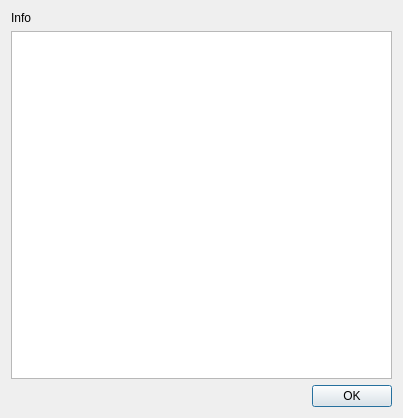
<?xml version="1.0" encoding="UTF-8"?>
<ui version="4.0">
 <class>AppInfo</class>
 <widget class="QDialog" name="AppInfo">
  <property name="geometry">
   <rect>
    <x>0</x>
    <y>0</y>
    <width>403</width>
    <height>418</height>
   </rect>
  </property>
  <property name="windowTitle">
   <string>App Information</string>
  </property>
  <layout class="QVBoxLayout" name="verticalLayout">
   <item>
    <widget class="QLabel" name="label">
     <property name="text">
      <string>Info</string>
     </property>
    </widget>
   </item>
   <item>
    <widget class="QListView" name="listView"/>
   </item>
   <item>
    <widget class="QDialogButtonBox" name="buttonBox">
     <property name="orientation">
      <enum>Qt::Horizontal</enum>
     </property>
     <property name="standardButtons">
      <set>QDialogButtonBox::Ok</set>
     </property>
    </widget>
   </item>
  </layout>
 </widget>
 <resources/>
 <connections>
  <connection>
   <sender>buttonBox</sender>
   <signal>accepted()</signal>
   <receiver>AppInfo</receiver>
   <slot>accept()</slot>
   <hints>
    <hint type="sourcelabel">
     <x>248</x>
     <y>254</y>
    </hint>
    <hint type="destinationlabel">
     <x>157</x>
     <y>274</y>
    </hint>
   </hints>
  </connection>
  <connection>
   <sender>buttonBox</sender>
   <signal>rejected()</signal>
   <receiver>AppInfo</receiver>
   <slot>reject()</slot>
   <hints>
    <hint type="sourcelabel">
     <x>316</x>
     <y>260</y>
    </hint>
    <hint type="destinationlabel">
     <x>286</x>
     <y>274</y>
    </hint>
   </hints>
  </connection>
 </connections>
</ui>
